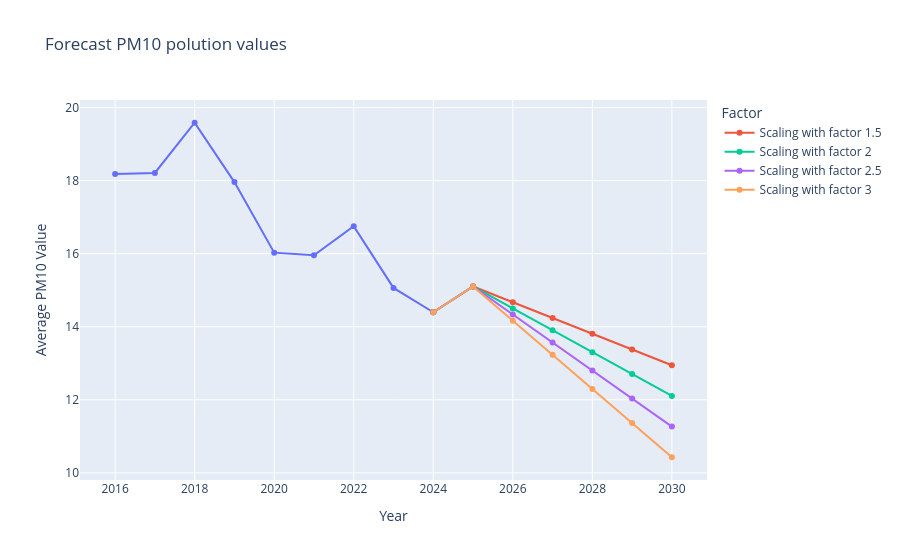

The notebook cell this image was saved under:
### Markdown cell above
#### Note: the code above only calculates the predicted values from 2016-2024 (USE MSE TO COMPARE THE PREDICTION VS ACTUAL VALUES). The code below will show the predicted values from 2024-2030

### Code cell
#https://www.geeksforgeeks.org/python/numpy-linspace/
area=dfPM10sumareatot['area_km2'].iloc[-1]
lastyear=dfPM10sumareatot['Year'].iloc[-1]
lastvalueyear=dfPM10meanraw['Average PM10 Value'].iloc[-1]
factor=[1.5,2,2.5,3]
fig = px.line(dfPM10meanraw, x="Year", y="Average PM10 Value", markers=True, title="Forecast PM10 polution values")
for factors in factor:
    areapred=np.linspace(area, area*factors,6).reshape(-1, 1)
    futurepred=np.arange(lastyear, lastyear+6).reshape(-1, 1)
    xpred=np.hstack((areapred, futurepred))
    ypred=modelpm10.predict(xpred)
    print(ypred)
    xyear=np.arange(lastyear,lastyear+7) #take the last year of the actual values and add 6 years so that we can do the predictions from 2025 until 2030
    fig.add_trace(go.Scatter(x=xyear, y=np.insert(ypred,0,lastvalueyear), mode= 'lines+markers', name=f'Scaling with factor {factors}'))
    
fig.update_layout(legend_title_text = "Factor")
fig.show()

### Figure 1 — Plotly figure (JSON) as saved in the notebook; plotly's stock layout.template omitted (floating-point values rounded to 4 significant figures)
{"data": [{"hovertemplate": "Year=%{x}<br>Average PM10 Value=%{y}<extra></extra>", "legendgroup": "", "line": {"color": "#636efa", "dash": "solid"}, "marker": {"symbol": "circle"}, "mode": "lines+markers", "name": "", "orientation": "v", "showlegend": false, "type": "scatter", "x": [2016, 2017, 2018, 2019, 2020, 2021, 2022, 2023, 2024], "xaxis": "x", "y": [18.18, 18.21, 19.58, 17.96, 16.03, 15.96, 16.75, 15.06, 14.4], "yaxis": "y"}, {"mode": "lines+markers", "name": "Scaling with factor 1.5", "type": "scatter", "x": [2024, 2025, 2026, 2027, 2028, 2029, 2030], "y": [14.4, 15.1, 14.67, 14.24, 13.81, 13.38, 12.95]}, {"mode": "lines+markers", "name": "Scaling with factor 2", "type": "scatter", "x": [2024, 2025, 2026, 2027, 2028, 2029, 2030], "y": [14.4, 15.1, 14.5, 13.9, 13.3, 12.71, 12.11]}, {"mode": "lines+markers", "name": "Scaling with factor 2.5", "type": "scatter", "x": [2024, 2025, 2026, 2027, 2028, 2029, 2030], "y": [14.4, 15.1, 14.33, 13.57, 12.8, 12.03, 11.27]}, {"mode": "lines+markers", "name": "Scaling with factor 3", "type": "scatter", "x": [2024, 2025, 2026, 2027, 2028, 2029, 2030], "y": [14.4, 15.1, 14.17, 13.23, 12.3, 11.36, 10.43]}], "layout": {"legend": {"title": {"text": "Factor"}, "tracegroupgap": 0}, "title": {"text": "Forecast PM10 polution values"}, "xaxis": {"anchor": "y", "domain": [0, 1], "title": {"text": "Year"}}, "yaxis": {"anchor": "x", "domain": [0, 1], "title": {"text": "Average PM10 Value"}}}}
